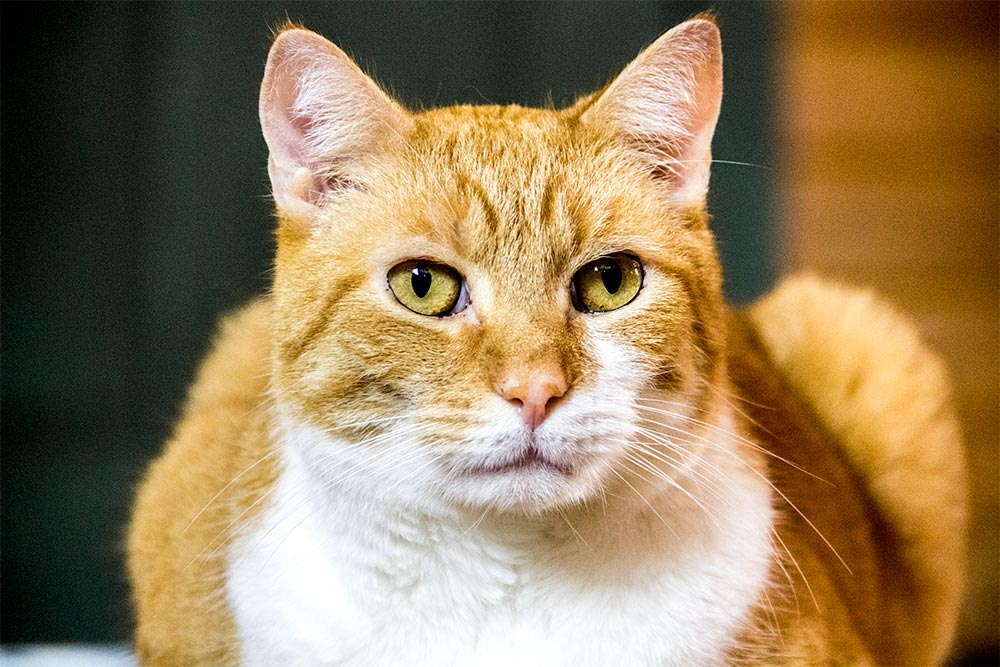
%> input picture IVA/Images and Videos/cat.jpg, 1000 x 667 px
$ octave 'Fourier Transformation, HPF.m'   (GNU Octave 9; MATLAB toolbox functions it lacks are replaced by stand-ins)
%> lines starting %> are read from the running program, lines starting %| are printed output that depends on the picture
img=imread('cat.jpg');
%> img is the input picture: size 667x1000x3 uint8; mean R, G, B 148.8, 126.1, 90.8
gimg=rgb2gray(img);
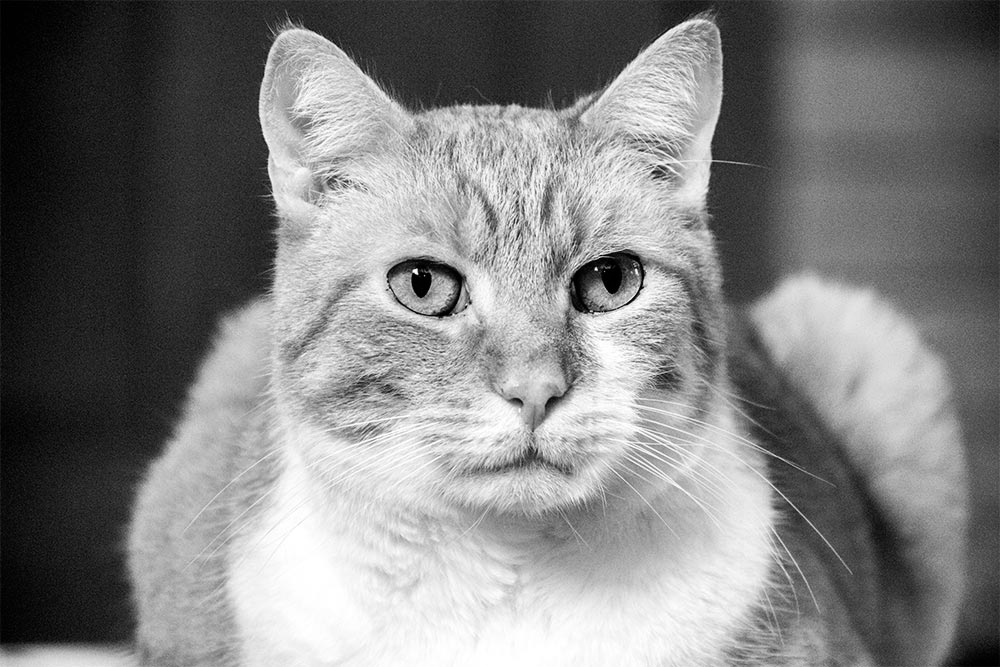
%> gimg: size 667x1000 uint8; min 0, max 255, mean 128.9
subplot(331)
imshow(gimg)
title('f(x,y)')
%% Ideal high pass
P=size(gimg);
%> P = [667 1000]
M=P(1);N=P(2);
%> after `M=P(1)`: M = 667
%> after `N=P(2)`: N = 1000
F=fft2(gimg,M,N);
subplot(332)
%imshow(uint8(abs(fftshift(F))));
imshow(uint8(abs(F)));
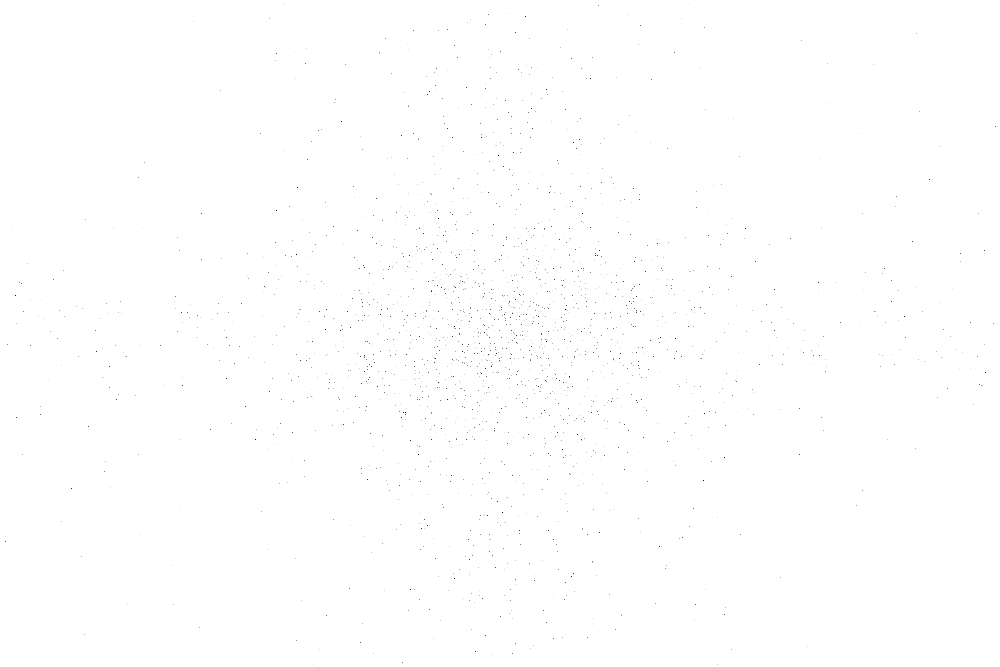
%> displayed picture: size 667x1000, on the screen's scale of 0 to 255; min 4, max 255, mean 254.7
title('F(u,v)')
u0=20; %remove freq greater than u0
u=0:(M-1);
%> u = 667 values from 0 to 666
v=0:(N-1);
%> v = 1000 values from 0 to 999
idx=find(u>M/2);
%> idx = 333 values from 335 to 667
u(idx)=u(idx)-M;
idy=find(v>N/2);
%> idy = 499 values from 502 to 1000
v(idy)=v(idy)-N;
[V,U]=meshgrid(v,u);
D=sqrt(U.^2+V.^2);
H=1-double(D<=u0);
% display
subplot(333)
imshow(abs(fftshift(H)),[]);
title('H(u,v) IHPF')
subplot(334)
G=H.*F;
g=(ifft2(G));
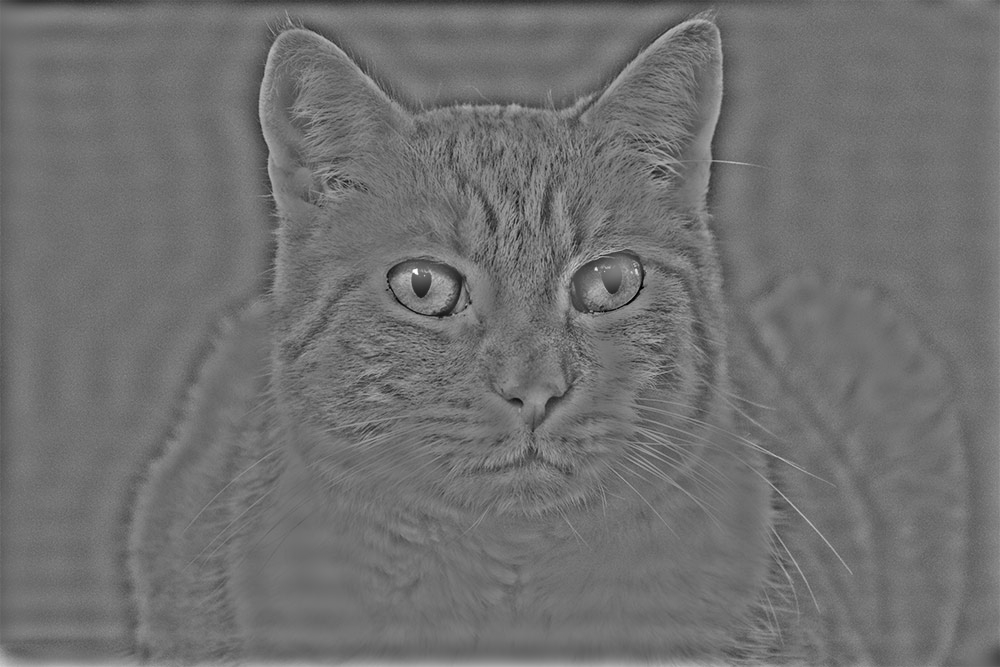
%> g: size 667x1000 double; min -186.2, max 235.3, mean 0; drawn with min black and max white
imshow(histeq(uint8(g)),[])
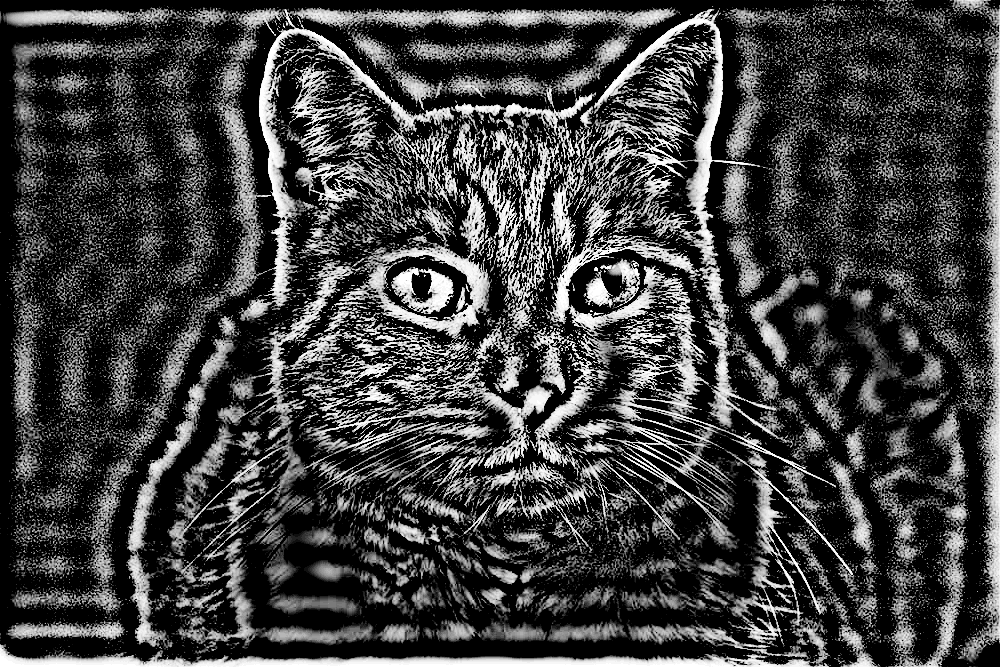
%> displayed picture: size 667x1000, on the screen's scale of 0 to 255; min 0, max 255, mean 64.2
title('IHPF (Ringing problem)')
%% Butterworth high pass
n=1; %Butterworth filter of order n
H=1-(1./(1 + (D./u0).^(2*n)));
subplot(335)
imshow(abs(fftshift(H)));
title('H(u,v) BHPF')
subplot(336)
G=H.*F;
g=(ifft2(G));
imshow(histeq(uint8(g)),[])
title('BHPF')
%% Gaussian high pass filter
H =1- (exp(-(D.^2)./(2*(u0^2))));
subplot(337)
imshow(abs(fftshift(H)));
title('H(u,v) GHPF')
subplot(338)
G=H.*F;
g=(ifft2(G));
imshow(histeq(uint8(g)),[])
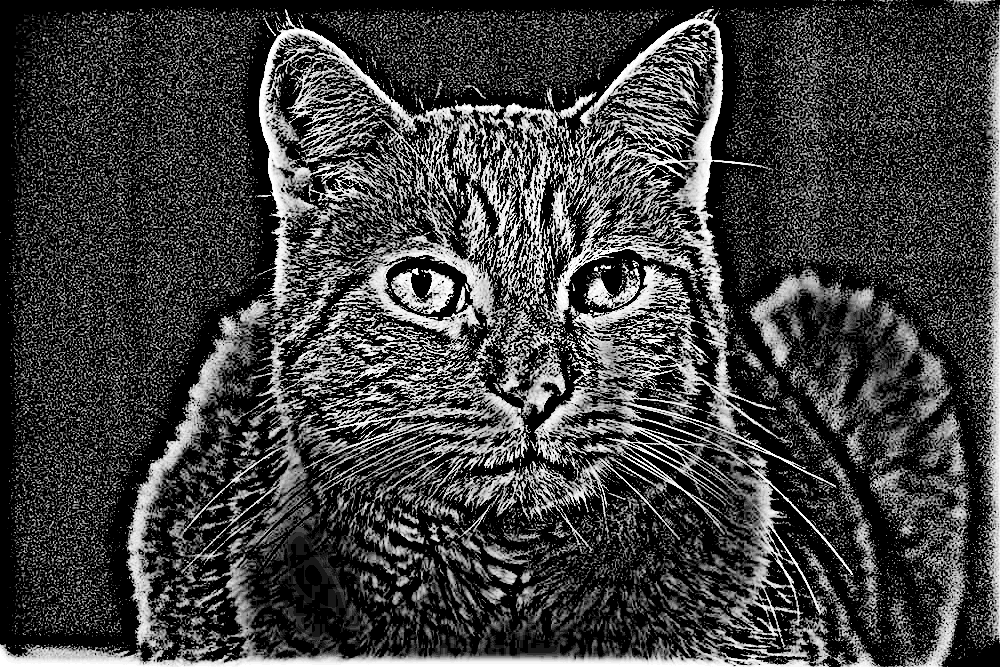
%> displayed picture: size 667x1000, on the screen's scale of 0 to 255; min 0, max 255, mean 64.5
title('GHPF')
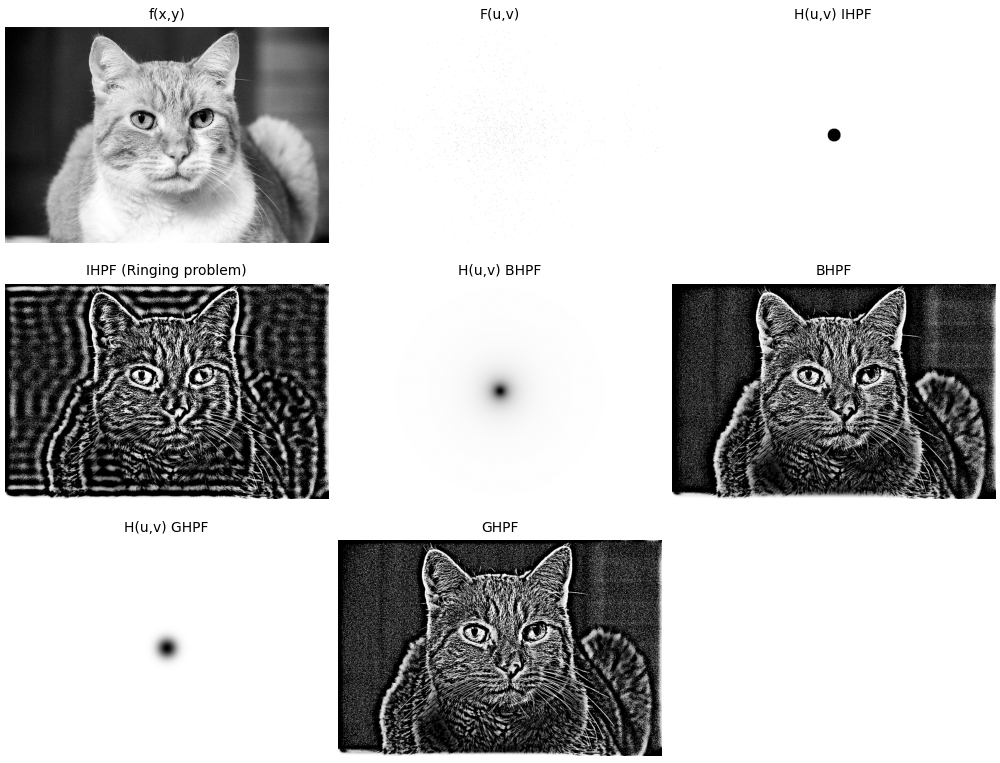
%> figure redrawn from the program's plot data, 8 panels

$ run again, with IVA/Images and Videos/GIRL_WOOD.jpg copied over IVA/Images and Videos/cat.jpg
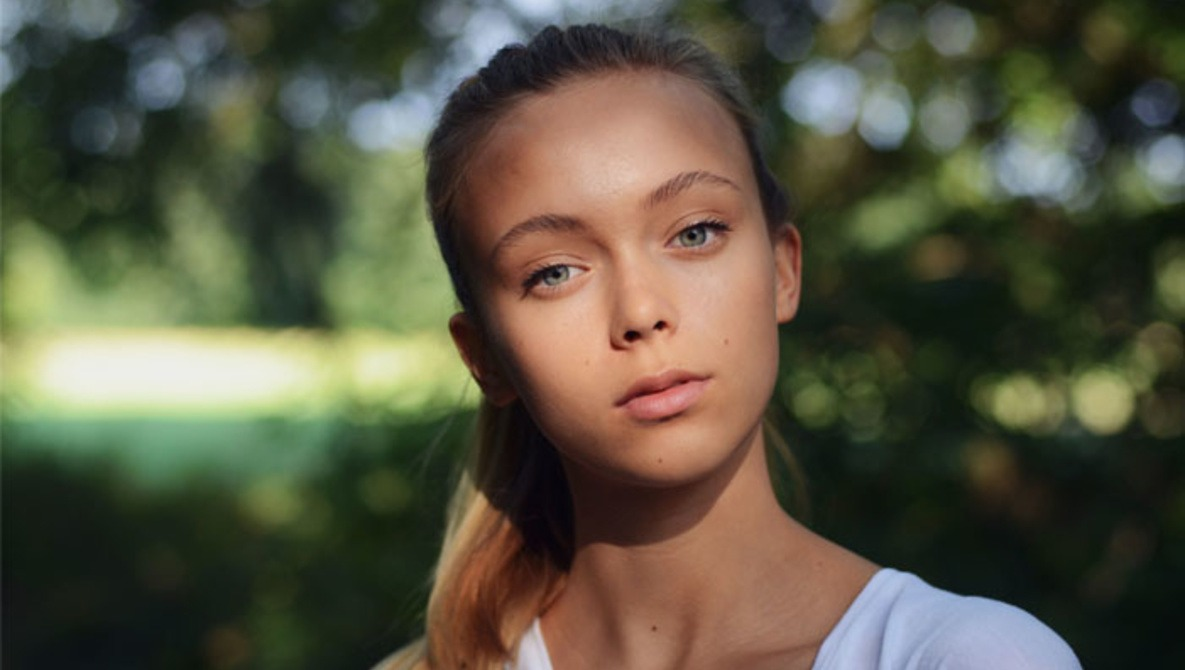
%> input picture IVA/Images and Videos/GIRL_WOOD.jpg, 1185 x 670 px
%> img is the input picture: size 670x1185x3 uint8; mean R, G, B 87.1, 84.8, 65.8
%> `g=(ifft2(G));`:
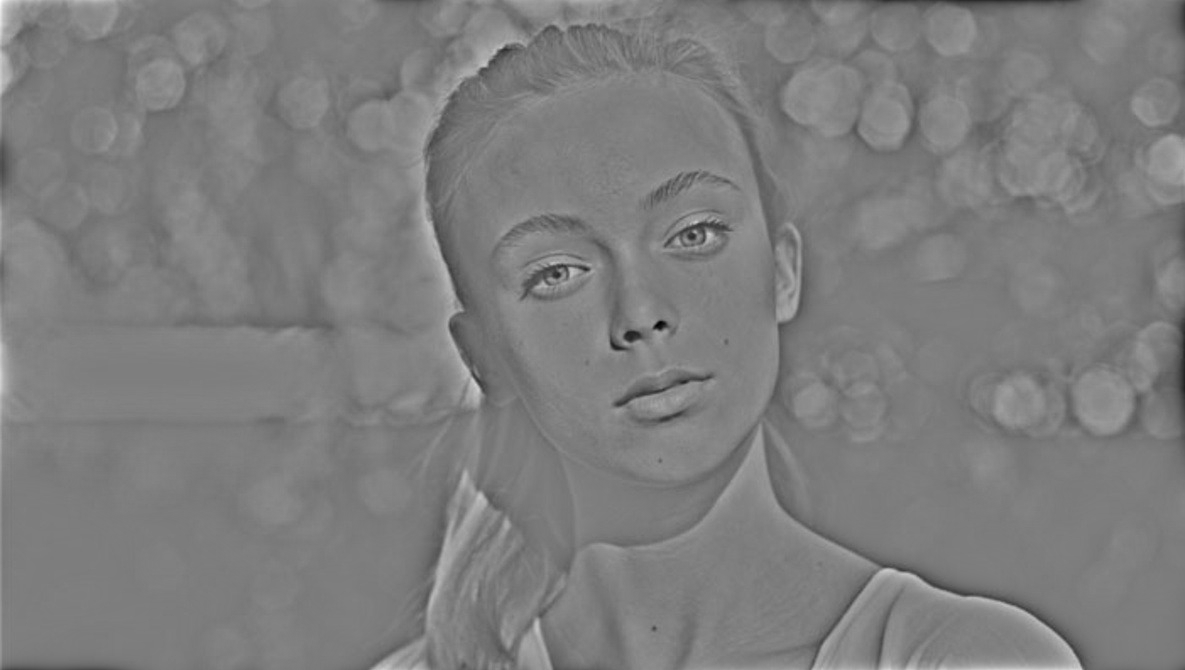
%> g: size 670x1185 double; min -111.6, max 114.4, mean 0; drawn with min black and max white
%> `imshow(histeq(uint8(g)),[])`:
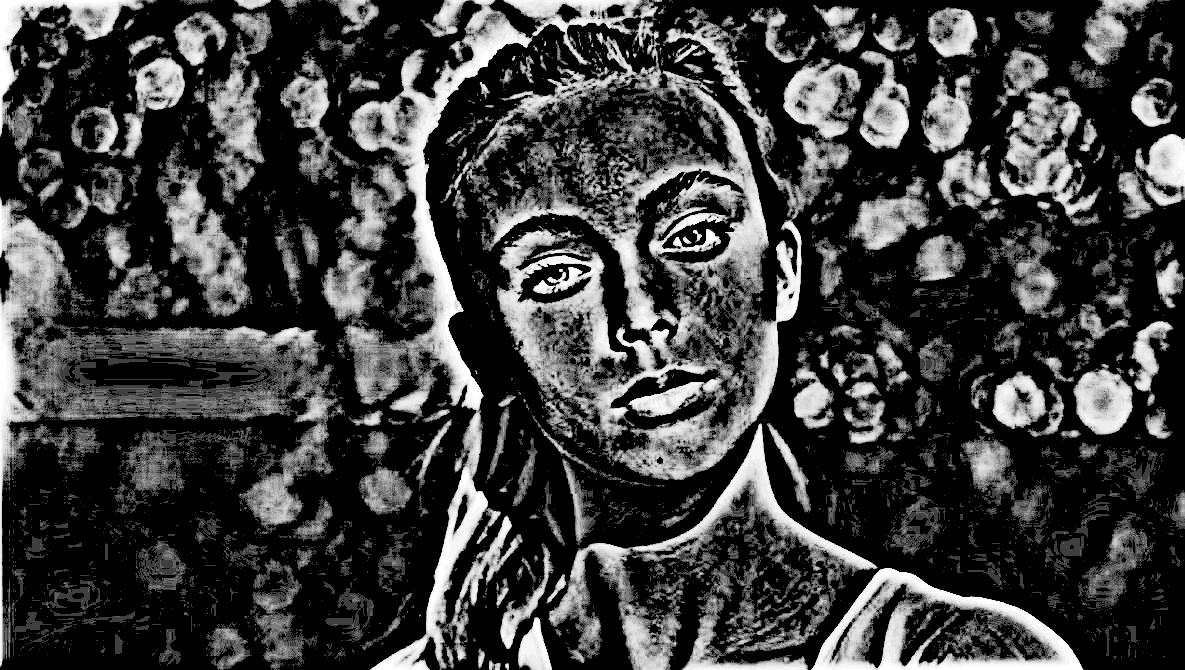
%> displayed picture: size 670x1185, on the screen's scale of 0 to 255; min 0, max 255, mean 62.2
